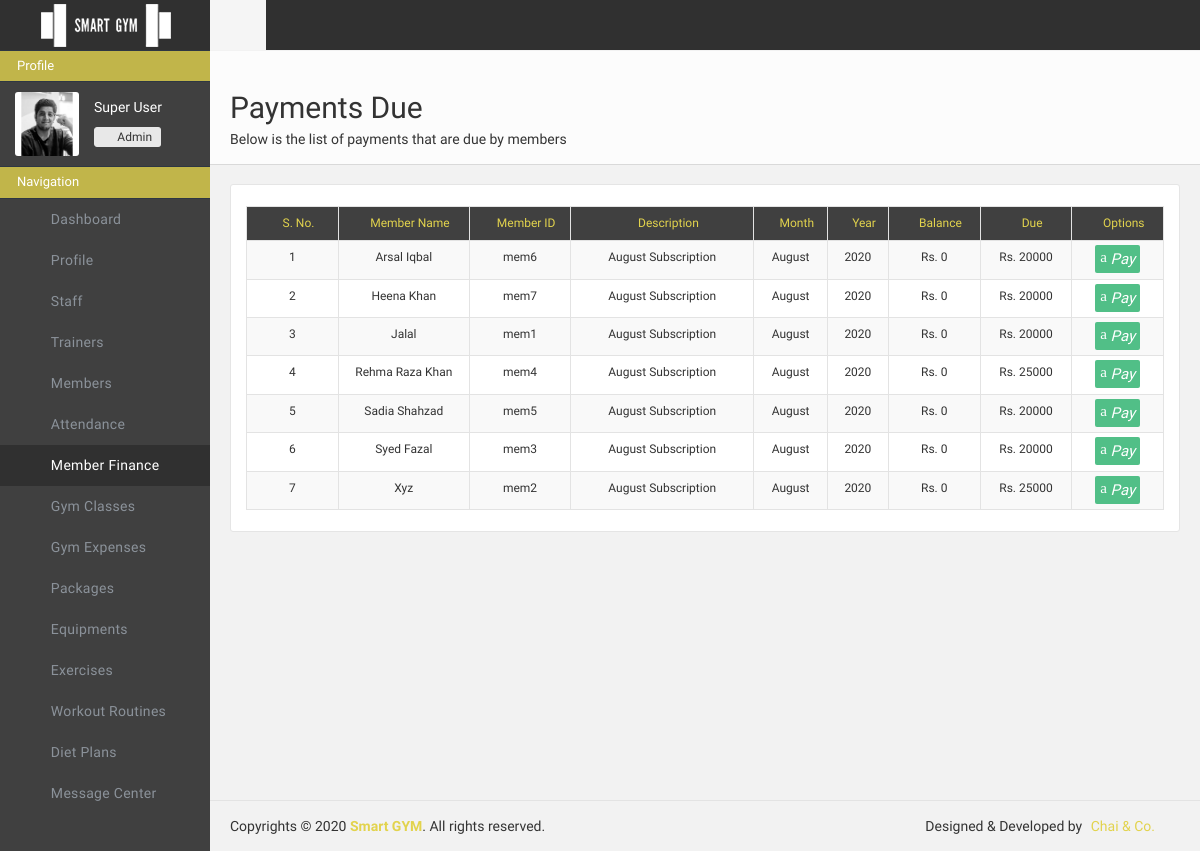
The page /adminportal/paymentdue/ (signed in) on the database as committed earlier.
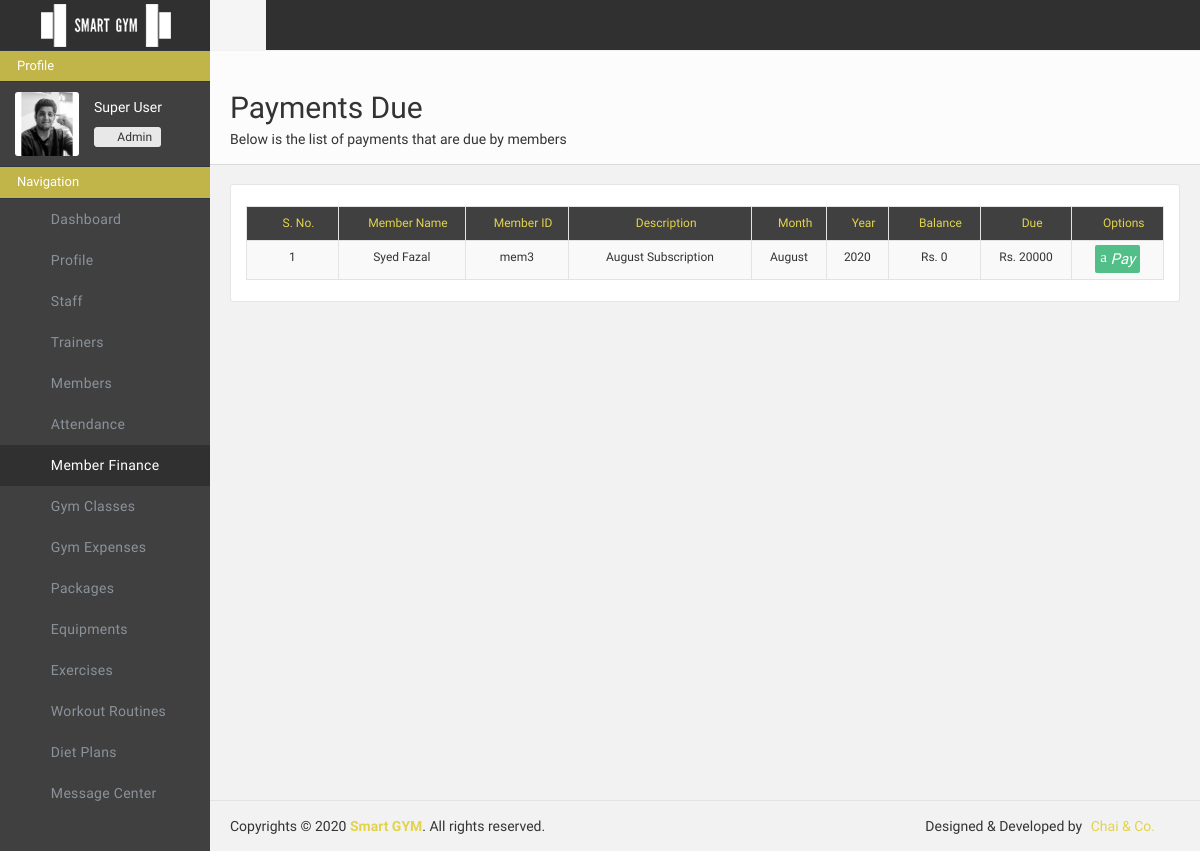
The same page on the database as committed later.
### adminportal/models.py (models this page shows)
class FinanceData(models.Model):
    finance_id = models.AutoField(primary_key=True)
    finance_member_id = models.CharField(max_length=500, default="")
    finance_member_name = models.CharField(max_length=500, default="")
    finance_desc = models.CharField(max_length=500, default="")
    finance_month = models.CharField(max_length=500, default="")
    finance_year = models.CharField(max_length=500, default="")
    finance_balance = models.IntegerField(default=0)
    finance_due = models.IntegerField(default=0)

### adminportal/views.py (the view)
# urls.py: path('paymentdue/', views.paymentdue, name="adminportal-paymentdue"),
def paymentdue(request):
    if "userid" in request.session and request.session["userrole"] == "Admin" :
        months = ("January","February","March","April","May","June","July", "August", "September", "October", "November", "December")
        currentMonth = months[dt.now().month-1]
        currentYear = dt.now().year
        finance_update = FinanceData.objects.all().order_by("finance_member_name")
        if finance_update[0].finance_month != currentMonth:
            for member in finance_update:
                try:
                    balance = member.finance_due
                    try:
                        due = balance + PackageData.objects.filter(package_id= MemberData.objects.filter(member_id=member.finance_member_id)[0].member_package)[0].package_price
                    except Exception:
                        due = balance + 0
                    update = FinanceData.objects.filter(finance_member_id=member.finance_member_id).update(finance_month=currentMonth, finance_year=currentYear, finance_due=due, finance_balance=balance, finance_desc=currentMonth+" Subscription")
                except Exception:
                    pass
        params={}
        members_count = FinanceData.objects.all().filter(finance_due__gte=1).order_by("finance_member_name")
        members = {}
        for member in members_count:
            if len(MemberData.objects.filter(member_id=member.finance_member_id)) == 1:
                members[member.finance_member_id] = {"name": member.finance_member_name, "id": member.finance_member_id, "desc": member.finance_desc, "month": member.finance_month, "year": member.finance_year, "due": member.finance_due, "balance": member.finance_balance}
        params["members"] = members
        return render(request, 'adminportal/duepayment.html', params)
    else:
        return redirect('/adminportal/login/')

### adminportal/templates/adminportal/duepayment.html (shortened to what the changed rows need)
{% load static %}
<!doctype html>
<html class="no-js">
    <head>
        <link href="{% static 'adminportal/css/icons.css'%}" rel="stylesheet" />
        <link href="{% static 'adminportal/css/bootstrap.css'%}" rel="stylesheet" />
        <link href="{% static 'adminportal/css/plugins.css'%}" rel="stylesheet" />
        <link href="{% static 'adminportal/css/main.css'%}" rel="stylesheet" />
        <link href="{% static 'adminportal/css/custom.css'%}" rel="stylesheet" />
    </head>
    <body>
        <div id="wrapper">
            <div class="page-content sidebar-page right-sidebar-page clearfix">
                <div class="page-content-wrapper">
                    <div class="page-content-inner">
                        <div id="page-header" class="clearfix">
                            <div class="page-header">
                                <h2>Payments Due</h2>
                            </div>
                        </div>
                        <div class="row" style="margin-bottom: 100px;">
                            <div class="col-lg-12">
                                <div class="panel panel-default plain panelRefresh">
                                    <div class="panel-body">
                                        <table id="basic-datatables" class="table table-striped table-bordered" cellspacing="0" width="100%">
                                            <thead >
                                                <tr style="background-color: #404040; color: #e2d34d;">
                                                    <th title="S. No." style="font-size: 12px; text-align: center; width: 10%"><i class="fa fa-sort-numeric-asc"> </i> S. No.</th>
                                                    <th title="name" style="font-size: 12px; text-align: center;"><i class="fa fa-user"> </i> Member Name</th>
                                                    <th title="member id" style="font-size: 12px; text-align: center;"><i class="l-basic-postcard-multiple"> </i> Member ID</th>
                                                    <th title="info" style="font-size: 12px; text-align: center; width: 20%;"><i class="fa fa-info"> </i> Description</th>
                                                    <th title="Month" style="font-size: 12px; text-align: center;"><i class="fa fa-th"> </i> Month</th>
                                                    <th title="year" style="font-size: 12px; text-align: center;"><i class="fa fa-calendar-o"> </i> Year</th>
                                                    <th title="balance" style="font-size: 12px; text-align: center; width:10%"><i class="fa fa-list-ol"> </i> Balance</th>
                                                    <th title="due" style="font-size: 12px; text-align: center; width: 10%;"><i class="fa fa-dollar"> </i> Due</th>
                                                    <th title="options" class="tableedit" style=" font-size: 12px; text-align: center; width: 10%;"><i class="l-software-pathfinder-subtract"> </i> Options</th>
                                                </tr>
                                            </thead>
                                            <tbody>
                                                {% for member in members.values %}
                                                <tr>
                                                    <td>{{forloop.counter}}</td>
                                                    <td>{{member.name}}</td>
                                                    <td>{{member.id}}</td>
                                                    <td>{{member.desc}}</td>
                                                    <td>{{member.month}}</td>
                                                    <td>{{member.year}}</td>
                                                    <td>Rs. {{member.balance}}</td>
                                                    <td>Rs. {{member.due}}</td>
                                                    <td>
                                                        <a title="pay" style="text-decoration: none;" href="/adminportal/paymentadd/{{member.id}}"><i class="l-banknote" id="tablebtns" style="background-color: #51bf87; color: white; padding: 5px; font-size: 15px; " data-toggle="modal" data-target=""> Pay</i></a>
                                                    </td>
                                                </tr>
                                                {% endfor %}
                                            </tbody>
                                        </table>
                            </div>
                                </div>
                            </div>
                            </div>
                    </div>
                </div>
            </div>
        </div>
    </body>
</html>

Rows that differ between the two databases and show on the page:
no longer on this page (row edited): FinanceData: name "Arsal Iqbal", id "mem6", desc "August Subscription", month "August", year "2020"
no longer on this page (row edited): FinanceData: name "Heena Khan", id "mem7", desc "August Subscription", month "August", year "2020"
no longer on this page (row edited): FinanceData: name "Jalal", id "mem1", desc "August Subscription", month "August", year "2020"
no longer on this page (row edited): FinanceData: name "Rehma Raza Khan", id "mem4", desc "August Subscription", month "August", year "2020"
no longer on this page (row edited): FinanceData: name "Sadia Shahzad", id "mem5", desc "August Subscription", month "August", year "2020"
no longer on this page (row edited): FinanceData: name "Xyz", id "mem2", desc "August Subscription", month "August", year "2020"
Other text that changed with them:
list line gone: "1 Rs. 0 Rs. 20000 Pay"
list line gone: "2 Rs. 0 Rs. 20000 Pay"
list line gone: "3 Rs. 0 Rs. 20000 Pay"
list line gone: "4 Rs. 0 Rs. 25000 Pay"
list line gone: "5 Rs. 0 Rs. 20000 Pay"
list line gone: "7 Rs. 0 Rs. 25000 Pay"
